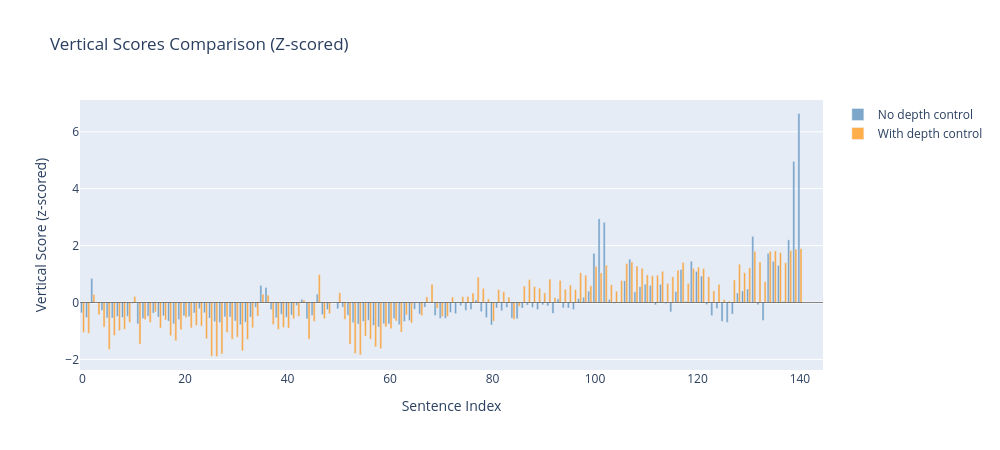

Here is the notebook cell this chart was saved with:
### Markdown cell above
Let's test vertical scores on real CoT attention patterns and see the effect of depth control.

### Code cell
# Compute vertical scores WITH and WITHOUT depth control (using z-scores for comparison)
vert_scores_no_control = get_vertical_scores(
    sentence_attention, proximity_ignore=4, control_depth=False, return_z_scores=True
)
vert_scores_with_control = get_vertical_scores(
    sentence_attention, proximity_ignore=4, control_depth=True, return_z_scores=True
)

# Get top-3 sentences (filtering NaN values)
valid_mask = ~np.isnan(vert_scores_no_control) & ~np.isnan(vert_scores_with_control)
valid_indices = np.where(valid_mask)[0]
top_3_no_control = valid_indices[np.argsort(vert_scores_no_control[valid_mask])[-3:][::-1]]
top_3_with_control = valid_indices[np.argsort(vert_scores_with_control[valid_mask])[-3:][::-1]]

print(f"Top-3 sentences (no depth control): {top_3_no_control}")
print(f"Top-3 sentences (with depth control): {top_3_with_control}")
print(
    f"Correlation between methods: {np.corrcoef(vert_scores_no_control[valid_mask], vert_scores_with_control[valid_mask])[0, 1]:.3f}"
)

# Plot comparison (already z-scored from the function)
hover_texts = [s[:80] + "..." if len(s) > 80 else s for s in sentences]

fig = go.Figure()
for name, scores, color in [
    ("No depth control", vert_scores_no_control, "steelblue"),
    ("With depth control", vert_scores_with_control, "darkorange"),
]:
    fig.add_trace(
        go.Bar(
            x=list(range(len(scores))),
            y=scores,
            name=name,
            opacity=0.7,
            marker_color=color,
            hovertemplate="<b>Sentence %{x}</b><br>Z-score: %{y:.2f}<br>%{customdata}<extra></extra>",
            customdata=hover_texts,
        )
    )
fig.add_hline(y=0, line_color="black", line_width=0.5)
fig.update_layout(
    title="Vertical Scores Comparison (Z-scored)",
    xaxis_title="Sentence Index",
    yaxis_title="Vertical Score (z-scored)",
    width=1000,
    height=450,
    barmode="group",
)
fig.show()

### Figure 1 — Plotly figure (JSON) as saved in the notebook; plotly's stock layout.template omitted (floating-point values rounded to 4 significant figures; data arrays with more than 128 entries replaced by an {"elided": "..."} marker saying what was removed)
{"data": [{"customdata": {"elided": "145 str values"}, "hovertemplate": "<b>Sentence %{x}</b><br>Z-score: %{y:.2f}<br>%{customdata}<extra></extra>", "marker": {"color": "steelblue"}, "name": "No depth control", "opacity": 0.7, "type": "bar", "x": {"elided": "145 int values"}, "y": {"elided": "145 float values"}}, {"customdata": {"elided": "145 str values"}, "hovertemplate": "<b>Sentence %{x}</b><br>Z-score: %{y:.2f}<br>%{customdata}<extra></extra>", "marker": {"color": "darkorange"}, "name": "With depth control", "opacity": 0.7, "type": "bar", "x": {"elided": "145 int values"}, "y": {"elided": "145 float values"}}], "layout": {"barmode": "group", "height": 450, "shapes": [{"line": {"color": "black", "width": 0.5}, "type": "line", "x0": 0, "x1": 1, "xref": "x domain", "y0": 0, "y1": 0, "yref": "y"}], "title": {"text": "Vertical Scores Comparison (Z-scored)"}, "width": 1000, "xaxis": {"title": {"text": "Sentence Index"}}, "yaxis": {"title": {"text": "Vertical Score (z-scored)"}}}}
